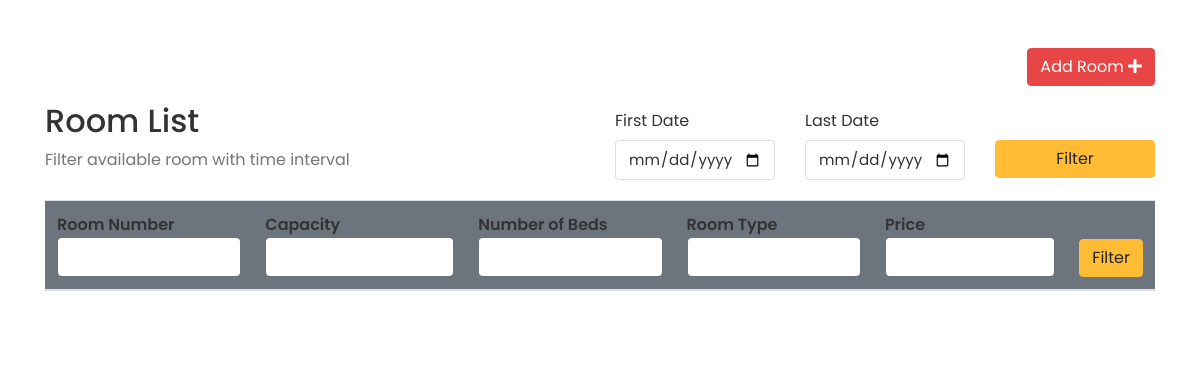
The app's page /app/rooms/ (signed in), older data.
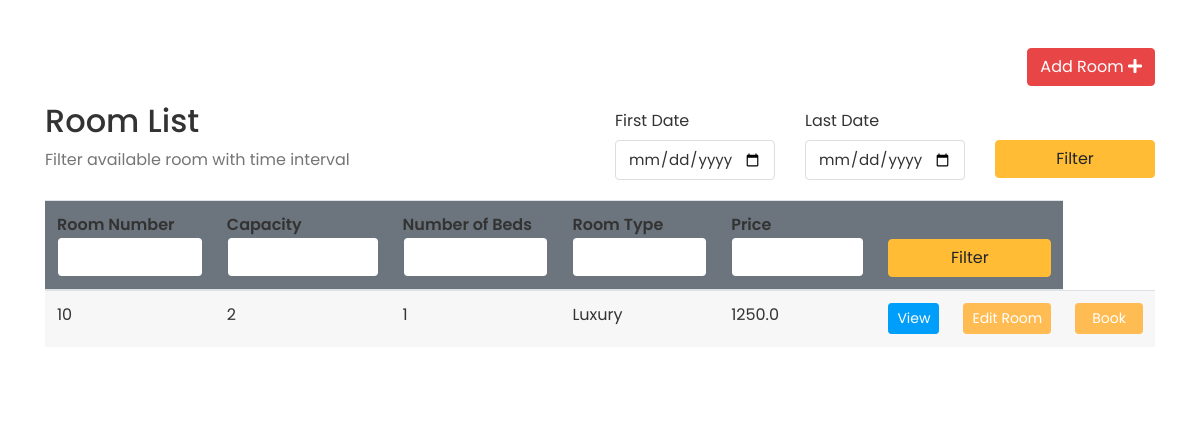
The same page, newer data.
### doctor/models.py (models this page shows, shortened)
class Room(models.Model):
    ROOM_TYPES = (
        ('King', 'King'),
        ('Luxury', 'Luxury'),
        ('Normal', 'Normal'),
        ('Economic', 'Economic'),
        ('General Ward', 'General Ward'),
    )
    number = models.IntegerField(default=0, unique=True)
    slug = models.SlugField(blank=True)
    capacity = models.SmallIntegerField(default=0)
    numberOfBeds = models.SmallIntegerField(default=0)
    roomType = models.CharField(max_length=20, choices=ROOM_TYPES)
    price = models.FloatField(default=0)
    statusStartDate = models.DateField(null=True)
    statusEndDate = models.DateField(null=True)
    def __str__(self):
        return str(self.number)

### doctor/views.py (the view, shortened to what this page needs)
# urls.py: path("rooms/", views.rooms, name="bookRoom"),
@login_required
def rooms(request):
    rooms = Room.objects.all()
    firstDayStr = None
    lastDateStr = None
    def chech_availability(fd, ed):
        availableRooms = []
        for room in rooms:
            availList = []
            bookingList = Booking.objects.filter(roomNumber=room)
            if room.statusStartDate == None:
                for booking in bookingList:
                    if booking.startDate > ed.date() or booking.endDate < fd.date():
                        availList.append(True)
                    else:
                        availList.append(False)
                if all(availList):
                    availableRooms.append(room)
            else:
                if room.statusStartDate > ed.date() or room.statusEndDate < fd.date():
                    for booking in bookingList:
                        if booking.startDate > ed.date() or booking.endDate < fd.date():
                            availList.append(True)
                        else:
                            availList.append(False)
                        if all(availList):
                            availableRooms.append(room)
        return availableRooms
    context = {
        'rooms': rooms,
        'fd': firstDayStr,
        'ld': lastDateStr
    }
    return render(request, "assignBed/rooms.html", context)

### templates/assignBed/rooms.html (shortened to what this page needs)
{% extends 'home/base-login.html' %}
{% block content %}
<div class="container py-5 clearfix">
    <div class="clearfix">
        <a href="{% url 'addRoom' %}" class="btn btn-danger rounded float-right">Add Room <i class="fas fa-plus"></i></a>
    </div>
    <div class="table-header row mt-3 clearfix">
        <div class="col-sm-12 col-md-12 col-lg-6 mb-4">
            <h2>Room List</h2>
            <span class="text-muted">Filter available room with time interval</span>
        </div>
        <div class="col-sm-12 col-md-12 col-lg-6">
            <form action="" method="POST">
                <div class="row">
                    <div class="form-group col-4">
                        <label for="example-date-input" class="col-form-label">First Date</label>
                        <div class="">
                            <input class="form-control" type="date" name="fd" value="{{fd}}" id="example-date-input">
                        </div>
                    </div>
                    <div class="form-group col-4">
                        <label for="example-date-input" class="col-form-label">Last Date</label>
                        <div class="">
                            <input class="form-control" type="date" name="ld" value="{{ld}}" id="example-date-input">
                        </div>
                    </div>
                    <div class="col-4" style="margin-top:38px;">
                        <button type="submit" name="dateFilter" class="btn btn-warning w-100">Filter</button>
                    </div>
                </div>
            </form>
        </div>
    </div>
    <table class="table table-hover table-striped">
        <thead class="bg-secondary rounded">
            <tr>
                <form action="" method="POST">
                    <th>Room Number<input type="number" name="number" value="{{number}}"
                            class="form-control border border-secondary"></th>
                    <th>Capacity<input type="number" name="capacity" value="{{capacity}}"
                            class="form-control border border-secondary"></th>
                    <th>Number of Beds<input type="number" name="nob" value="{{nob}}"
                            class="form-control border border-secondary"></th>
                    <th>Room Type<input type="text" name="type" value="{{type}}"
                            class="form-control border border-secondary"></th>
                    <th>Price <input type="number" step="0.01" name="price" value="{{price}}"
                            class="form-control border border-secondary"></th>
                    <th colspan="2"><button type="submit" name="filter" class="btn btn-warning w-100">Filter</button>
                    </th>
                </form>
            </tr>
        </thead>
        <tbody>
            {% for room in rooms %}
            <tr>
                <td>{{ room.number }}</td>
                <td>{{ room.capacity }}</td>
                <td>{{ room.numberOfBeds }}</td>
                <td>{{ room.roomType }}</td>
                <td>{{ room.price }}</td>
                <td> <a href="{% url 'room_profile' room.id  %}" class="btn btn-info btn-sm w-100">View</a>
                </td>
                <td> <a href="{% url 'room_edit' room.id %}"
                        class="btn btn-sm btn-primary w-100">Edit&nbsp;Room</a></td>
                    <td>
                    <form action="{% url 'booking_make' room.slug %}" method="POST">
                        <button type="submit" name="book" id="book" class="btn btn-sm btn-primary px-3">Book</button>
                    </form>
                </td>
            </tr>
            {% endfor %}
        </tbody>
    </table>
</div>
{% endblock%}

### templates/home/base-login.html (shortened to what this page needs)
{% load compress static %}
<!DOCTYPE html>
<html lang="en">
<head>
<link rel="stylesheet" href="https://cdnjs.cloudflare.com/ajax/libs/font-awesome/6.2.1/css/all.min.css" />
{% compress css %}
    <link rel="stylesheet" href="{% static 'prescol/plugins/bootstrap/css/bootstrap.min.css' %}">
    <link rel="stylesheet" href="{% static 'prescol/plugins/fontawesome/css/fontawesome.min.css' %}">
    <link rel="stylesheet" href="{% static 'prescol/plugins/fontawesome/css/all.min.css' %}">
    <link rel="stylesheet" href="{% static 'prescol/css/style.css' %}">
{% endcompress %}
</head>
<body>
    {% block content %}
    {% endblock %}
</body>
</html>

### static/prescol/css/style.css (style rules this page uses)
html { height: 100%; }
body { background-color: #fff; color: #333; font-family: 'Poppins', sans-serif; font-size: 1rem; height: 100%; line-height: 1.5; overflow-x: hidden; }
h1, h2, h3, h4, h5, h6 { font-family: 'Poppins', sans-serif; margin-top: 0; }
.form-control { border: 1px solid #ddd; box-shadow: none; color: #333; font-size: 15px; height: 40px; }
a { color: #009ce7; }
input, button, a { transition: all 0.4s ease; -moz-transition: all 0.4s ease; -o-transition: all 0.4s ease; -ms-transition: all 0.4s ease; -webkit-transition: all 0.4s ease; }
input, input:focus, button, button:focus { outline: none; }
input[type=text], input[type=password] { -webkit-appearance: none; -moz-appearance: none; appearance: none; }
.form-group { margin-bottom: 1.25rem; }
.table { color: #333; max-width: 100%; margin-bottom: 0; width: 100%; }
.table-striped > tbody > tr:nth-of-type(2n+1) { background-color: #f8f9fa; }
.table thead tr th { font-weight: 600; }
.table tbody tr { border-bottom: 1px solid rgba(0, 0, 0, 0.05); }
.table-striped thead tr { border-color: transparent; }
.table-striped tbody tr { border-color: transparent; }
.table-striped tbody tr:nth-of-type(odd) { background-color: rgba(235, 235, 235, 0.4); }
.text-muted { color: #757575 !important; }
.btn-primary { background-color: #FFBC53; border: 1px solid #FFBC53; }
.btn-info { background-color: #009efb; border: 1px solid #009efb }
.btn-warning { background-color: #ffbc34; border: 1px solid #ffbc34 }
.btn-danger { background-color: #e84646; border: 1px solid #e84646; }

Row changes from the older to the newer data that the page shows:
added Room: number "10", capacity "2", numberOfBeds "1", roomType "Luxury", price "1250.0"
